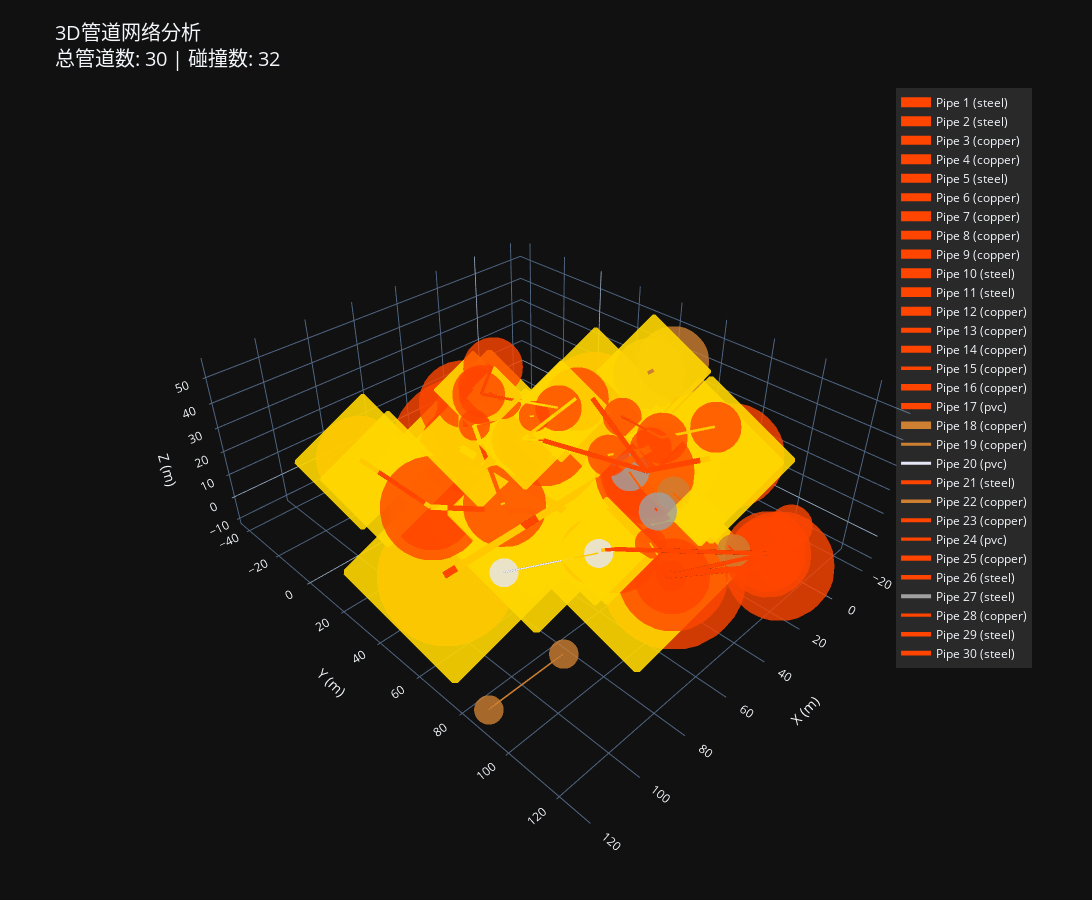

The code cell stored with this chart in its notebook:
### Code cell
# 在 visualize_network_3d_interactive 函数中更新布局设置

def visualize_network_3d_interactive(pipes, collision_info=None, width=1200, height=800):
    """使用Plotly创建交互式3D可视化"""
    # ...现有代码...
    
    # 更新布局设置
    fig.update_layout(
        # 设置图形尺寸
        width=width,  # 设置宽度（像素）
        height=height,  # 设置高度（像素）
        
        # 现有的布局设置
        title=dict(
            text=f'3D管道网络分析<br>总管道数: {len(pipes)} | 碰撞数: {len(collision_info) if collision_info else 0}',
            font=dict(size=20)
        ),
        scene=dict(
            xaxis_title='X (m)',
            yaxis_title='Y (m)',
            zaxis_title='Z (m)',
            aspectmode='data',
            camera=dict(
                up=dict(x=0, y=0, z=1),
                center=dict(x=0, y=0, z=0),
                eye=dict(x=1.5, y=1.5, z=1.5)
            ),
            # 调整场景尺寸比例
            aspectratio=dict(x=1, y=1, z=0.7)
        ),
        showlegend=True,
        legend=dict(
            yanchor="top",
            y=0.99,
            xanchor="right",
            x=0.99,
            bgcolor="rgba(255, 255, 255, 0.1)"
        ),
        template="plotly_dark",
        # 添加边距设置
        margin=dict(l=50, r=50, t=80, b=50)
    )
    
    return fig

# 使用新的参数调用可视化函数
network = PipeNetwork(space_size=100)
pipes = network.create_complex_network(n_pipes=30)
collision_info = enhance_collision_detection(pipes)

# 创建交互式3D图形，指定尺寸
fig = visualize_network_3d_interactive(pipes, collision_info, width=1500, height=900)

# 显示结果
fig.show()

### Figure 1 — Plotly figure (JSON) as saved in the notebook; plotly's stock layout.template omitted (floating-point values rounded to 4 significant figures)
{"data": [{"hovertemplate": "管道 #1<br>材料: steel<br>压力: 0.89 MPa<br>流量: 127.72 m³/h<br>半径: 4.83 m", "line": {"color": "#FF4500", "width": 14.5}, "mode": "lines", "name": "Pipe 1 (steel)", "type": "scatter3d", "x": [0, 100], "y": [50, 50], "z": [10, 10]}, {"marker": {"color": "#FF4500", "opacity": 0.8, "size": 48.33}, "mode": "markers", "showlegend": false, "type": "scatter3d", "x": [0, 100], "y": [50, 50], "z": [10, 10]}, {"marker": {"color": "#FFD700", "opacity": 0.9, "size": 57.99, "symbol": "diamond"}, "mode": "markers", "name": "Pipe 1 Bends", "showlegend": false, "type": "scatter3d", "x": [60.47, 96.31], "y": [50, 50], "z": [10, 10]}, {"hovertemplate": "管道 #2<br>材料: steel<br>压力: 0.85 MPa<br>流量: 131.61 m³/h<br>半径: 5.05 m", "line": {"color": "#FF4500", "width": 15.16}, "mode": "lines", "name": "Pipe 2 (steel)", "type": "scatter3d", "x": [50, 50], "y": [0, 100], "z": [10, 10]}, {"marker": {"color": "#FF4500", "opacity": 0.8, "size": 50.52}, "mode": "markers", "showlegend": false, "type": "scatter3d", "x": [50, 50], "y": [0, 100], "z": [10, 10]}, {"marker": {"color": "#FFD700", "opacity": 0.9, "size": 60.62, "symbol": "diamond"}, "mode": "markers", "name": "Pipe 2 Bends", "showlegend": false, "type": "scatter3d", "x": [50, 50], "y": [14.7, 85.4], "z": [10, 10]}, {"hovertemplate": "管道 #3<br>材料: copper<br>压力: 0.57 MPa<br>流量: 86.51 m³/h<br>半径: 2.99 m", "line": {"color": "#FF4500", "width": 8.966}, "mode": "lines", "name": "Pipe 3 (copper)", "type": "scatter3d", "x": [50, 21.55], "y": [0, -33.94], "z": [10, 2.95]}, {"marker": {"color": "#FF4500", "opacity": 0.8, "size": 29.89}, "mode": "markers", "showlegend": false, "type": "scatter3d", "x": [50, 21.55], "y": [0, -33.94], "z": [10, 2.95]}, {"hovertemplate": "管道 #4<br>材料: copper<br>压力: 0.76 MPa<br>流量: 57.61 m³/h<br>半径: 3.81 m", "line": {"color": "#FF4500", "width": 11.43}, "mode": "lines", "name": "Pipe 4 (copper)", "type": "scatter3d", "x": [50, 32.46], "y": [100, 126.0], "z": [10, 19.58]}, {"marker": {"color": "#FF4500", "opacity": 0.8, "size": 38.11}, "mode": "markers", "showlegend": false, "type": "scatter3d", "x": [50, 32.46], "y": [100, 126.0], "z": [10, 19.58]}, {"hovertemplate": "管道 #5<br>材料: steel<br>压力: 0.54 MPa<br>流量: 63.91 m³/h<br>半径: 2.95 m", "line": {"color": "#FF4500", "width": 8.858}, "mode": "lines", "name": "Pipe 5 (steel)", "type": "scatter3d", "x": [77.58, 83.93], "y": [15.34, -17.84], "z": [5.652, 13.61]}, {"marker": {"color": "#FF4500", "opacity": 0.8, "size": 29.53}, "mode": "markers", "showlegend": false, "type": "scatter3d", "x": [77.58, 83.93], "y": [15.34, -17.84], "z": [5.652, 13.61]}, {"marker": {"color": "#FFD700", "opacity": 0.9, "size": 35.43, "symbol": "diamond"}, "mode": "markers", "name": "Pipe 5 Bends", "showlegend": false, "type": "scatter3d", "x": [83.53, 81.28], "y": [-15.73, -3.997], "z": [13.11, 10.29]}, {"hovertemplate": "管道 #6<br>材料: copper<br>压力: 0.72 MPa<br>流量: 52.73 m³/h<br>半径: 2.63 m", "line": {"color": "#FF4500", "width": 7.897}, "mode": "lines", "name": "Pipe 6 (copper)", "type": "scatter3d", "x": [50, 41.24], "y": [100, 126.3], "z": [10, 29.68]}, {"marker": {"color": "#FF4500", "opacity": 0.8, "size": 26.32}, "mode": "markers", "showlegend": false, "type": "scatter3d", "x": [50, 41.24], "y": [100, 126.3], "z": [10, 29.68]}, {"hovertemplate": "管道 #7<br>材料: copper<br>压力: 0.54 MPa<br>流量: 98.62 m³/h<br>半径: 3.64 m", "line": {"color": "#FF4500", "width": 10.91}, "mode": "lines", "name": "Pipe 7 (copper)", "type": "scatter3d", "x": [77.58, 49.53], "y": [15.34, 38.87], "z": [5.652, 1.056]}, {"marker": {"color": "#FF4500", "opacity": 0.8, "size": 36.37}, "mode": "markers", "showlegend": false, "type": "scatter3d", "x": [77.58, 49.53], "y": [15.34, 38.87], "z": [5.652, 1.056]}, {"marker": {"color": "#FFD700", "opacity": 0.9, "size": 43.65, "symbol": "diamond"}, "mode": "markers", "name": "Pipe 7 Bends", "showlegend": false, "type": "scatter3d", "x": [50.49, 50.95], "y": [38.06, 37.68], "z": [1.214, 1.29]}, {"hovertemplate": "管道 #8<br>材料: copper<br>压力: 0.79 MPa<br>流量: 77.65 m³/h<br>半径: 2.89 m", "line": {"color": "#FF4500", "width": 8.658}, "mode": "lines", "name": "Pipe 8 (copper)", "type": "scatter3d", "x": [62.61, 43.09], "y": [36.71, -0.1513], "z": [10.19, 17.06]}, {"marker": {"color": "#FF4500", "opacity": 0.8, "size": 28.86}, "mode": "markers", "showlegend": false, "type": "scatter3d", "x": [62.61, 43.09], "y": [36.71, -0.1513], "z": [10.19, 17.06]}, {"marker": {"color": "#FFD700", "opacity": 0.9, "size": 34.63, "symbol": "diamond"}, "mode": "markers", "name": "Pipe 8 Bends", "showlegend": false, "type": "scatter3d", "x": [47.13], "y": [7.478], "z": [15.64]}, {"hovertemplate": "管道 #9<br>材料: copper<br>压力: 0.76 MPa<br>流量: 91.66 m³/h<br>半径: 3.11 m", "line": {"color": "#FF4500", "width": 9.344}, "mode": "lines", "name": "Pipe 9 (copper)", "type": "scatter3d", "x": [55.44, 62.24], "y": [91.31, 55.92], "z": [48.55, 45.62]}, {"marker": {"color": "#FF4500", "opacity": 0.8, "size": 31.15}, "mode": "markers", "showlegend": false, "type": "scatter3d", "x": [55.44, 62.24], "y": [91.31, 55.92], "z": [48.55, 45.62]}, {"hovertemplate": "管道 #10<br>材料: steel<br>压力: 0.63 MPa<br>流量: 54.09 m³/h<br>半径: 3.64 m", "line": {"color": "#FF4500", "width": 10.92}, "mode": "lines", "name": "Pipe 10 (steel)", "type": "scatter3d", "x": [55.44, 17.78], "y": [91.31, 95.45], "z": [48.55, 37.89]}, {"marker": {"color": "#FF4500", "opacity": 0.8, "size": 36.39}, "mode": "markers", "showlegend": false, "type": "scatter3d", "x": [55.44, 17.78], "y": [91.31, 95.45], "z": [48.55, 37.89]}, {"marker": {"color": "#FFD700", "opacity": 0.9, "size": 43.67, "symbol": "diamond"}, "mode": "markers", "name": "Pipe 10 Bends", "showlegend": false, "type": "scatter3d", "x": [27.5, 32.61], "y": [94.38, 93.82], "z": [40.64, 42.09]}, {"hovertemplate": "管道 #11<br>材料: steel<br>压力: 0.74 MPa<br>流量: 71.83 m³/h<br>半径: 3.27 m", "line": {"color": "#FF4500", "width": 9.81}, "mode": "lines", "name": "Pipe 11 (steel)", "type": "scatter3d", "x": [55.44, 44.87], "y": [91.31, 60.12], "z": [48.55, 55.37]}, {"marker": {"color": "#FF4500", "opacity": 0.8, "size": 32.7}, "mode": "markers", "showlegend": false, "type": "scatter3d", "x": [55.44, 44.87], "y": [91.31, 60.12], "z": [48.55, 55.37]}, {"marker": {"color": "#FFD700", "opacity": 0.9, "size": 39.24, "symbol": "diamond"}, "mode": "markers", "name": "Pipe 11 Bends", "showlegend": false, "type": "scatter3d", "x": [45.39], "y": [61.64], "z": [55.04]}, {"hovertemplate": "管道 #12<br>材料: copper<br>压力: 0.52 MPa<br>流量: 92.20 m³/h<br>半径: 3.01 m", "line": {"color": "#FF4500", "width": 9.019}, "mode": "lines", "name": "Pipe 12 (copper)", "type": "scatter3d", "x": [41.24, 73.02], "y": [126.3, 95.9], "z": [29.68, 32.14]}, {"marker": {"color": "#FF4500", "opacity": 0.8, "size": 30.06}, "mode": "markers", "showlegend": false, "type": "scatter3d", "x": [41.24, 73.02], "y": [126.3, 95.9], "z": [29.68, 32.14]}, {"hovertemplate": "管道 #13<br>材料: copper<br>压力: 0.36 MPa<br>流量: 37.70 m³/h<br>半径: 1.70 m", "line": {"color": "#FF4500", "width": 5.087}, "mode": "lines", "name": "Pipe 13 (copper)", "type": "scatter3d", "x": [21.55, 6.878], "y": [-33.94, -40.79], "z": [2.95, 2.504]}, {"marker": {"color": "#FF4500", "opacity": 0.8, "size": 16.96}, "mode": "markers", "showlegend": false, "type": "scatter3d", "x": [21.55, 6.878], "y": [-33.94, -40.79], "z": [2.95, 2.504]}, {"marker": {"color": "#FFD700", "opacity": 0.9, "size": 20.35, "symbol": "diamond"}, "mode": "markers", "name": "Pipe 13 Bends", "showlegend": false, "type": "scatter3d", "x": [10.44], "y": [-39.13], "z": [2.612]}, {"hovertemplate": "管道 #14<br>材料: copper<br>压力: 0.23 MPa<br>流量: 14.53 m³/h<br>半径: 2.34 m", "line": {"color": "#FF4500", "width": 7.014}, "mode": "lines", "name": "Pipe 14 (copper)", "type": "scatter3d", "x": [73.02, 62.22], "y": [95.9, 78.16], "z": [32.14, 14.27]}, {"marker": {"color": "#FF4500", "opacity": 0.8, "size": 23.38}, "mode": "markers", "showlegend": false, "type": "scatter3d", "x": [73.02, 62.22], "y": [95.9, 78.16], "z": [32.14, 14.27]}, {"marker": {"color": "#FFD700", "opacity": 0.9, "size": 28.06, "symbol": "diamond"}, "mode": "markers", "name": "Pipe 14 Bends", "showlegend": false, "type": "scatter3d", "x": [68.75, 62.68], "y": [88.88, 78.91], "z": [25.07, 15.03]}, {"hovertemplate": "管道 #15<br>材料: copper<br>压力: 0.46 MPa<br>流量: 45.81 m³/h<br>半径: 1.13 m", "line": {"color": "#FF4500", "width": 3.376}, "mode": "lines", "name": "Pipe 15 (copper)", "type": "scatter3d", "x": [62.24, 61.64], "y": [55.92, 46.09], "z": [45.62, 41.08]}, {"marker": {"color": "#FF4500", "opacity": 0.8, "size": 11.25}, "mode": "markers", "showlegend": false, "type": "scatter3d", "x": [62.24, 61.64], "y": [55.92, 46.09], "z": [45.62, 41.08]}, {"marker": {"color": "#FFD700", "opacity": 0.9, "size": 13.5, "symbol": "diamond"}, "mode": "markers", "name": "Pipe 15 Bends", "showlegend": false, "type": "scatter3d", "x": [62.14, 62.18], "y": [54.26, 54.95], "z": [44.86, 45.18]}, {"hovertemplate": "管道 #16<br>材料: copper<br>压力: 0.31 MPa<br>流量: 18.47 m³/h<br>半径: 2.21 m", "line": {"color": "#FF4500", "width": 6.617}, "mode": "lines", "name": "Pipe 16 (copper)", "type": "scatter3d", "x": [61.64, 39.72], "y": [46.09, 48.5], "z": [41.08, 47.99]}, {"marker": {"color": "#FF4500", "opacity": 0.8, "size": 22.06}, "mode": "markers", "showlegend": false, "type": "scatter3d", "x": [61.64, 39.72], "y": [46.09, 48.5], "z": [41.08, 47.99]}, {"marker": {"color": "#FFD700", "opacity": 0.9, "size": 26.47, "symbol": "diamond"}, "mode": "markers", "name": "Pipe 16 Bends", "showlegend": false, "type": "scatter3d", "x": [60.95, 46.24], "y": [46.17, 47.78], "z": [41.3, 45.94]}, {"hovertemplate": "管道 #17<br>材料: pvc<br>压力: 0.34 MPa<br>流量: 42.75 m³/h<br>半径: 2.07 m", "line": {"color": "#FF4500", "width": 6.211}, "mode": "lines", "name": "Pipe 17 (pvc)", "type": "scatter3d", "x": [55.89, 41.58], "y": [19.97, 9.69], "z": [44.37, 45.3]}, {"marker": {"color": "#FF4500", "opacity": 0.8, "size": 20.7}, "mode": "markers", "showlegend": false, "type": "scatter3d", "x": [55.89, 41.58], "y": [19.97, 9.69], "z": [44.37, 45.3]}, {"hovertemplate": "管道 #18<br>材料: copper<br>压力: 0.30 MPa<br>流量: 25.94 m³/h<br>半径: 2.48 m", "line": {"color": "#CD7F32", "width": 7.448}, "mode": "lines", "name": "Pipe 18 (copper)", "type": "scatter3d", "x": [2.745, -21.2], "y": [48.63, 41.01], "z": [42.69, 35.14]}, {"marker": {"color": "#CD7F32", "opacity": 0.8, "size": 24.83}, "mode": "markers", "showlegend": false, "type": "scatter3d", "x": [2.745, -21.2], "y": [48.63, 41.01], "z": [42.69, 35.14]}, {"marker": {"color": "#FFD700", "opacity": 0.9, "size": 29.79, "symbol": "diamond"}, "mode": "markers", "name": "Pipe 18 Bends", "showlegend": false, "type": "scatter3d", "x": [-2.008], "y": [47.12], "z": [41.19]}, {"hovertemplate": "管道 #19<br>材料: copper<br>压力: 0.37 MPa<br>流量: 18.34 m³/h<br>半径: 1.02 m", "line": {"color": "#CD7F32", "width": 3.059}, "mode": "lines", "name": "Pipe 19 (copper)", "type": "scatter3d", "x": [91.87, 116.8], "y": [94.03, 88.24], "z": [2.011, -6.597]}, {"marker": {"color": "#CD7F32", "opacity": 0.8, "size": 10.2}, "mode": "markers", "showlegend": false, "type": "scatter3d", "x": [91.87, 116.8], "y": [94.03, 88.24], "z": [2.011, -6.597]}, {"hovertemplate": "管道 #20<br>材料: pvc<br>压力: 0.45 MPa<br>流量: 37.04 m³/h<br>半径: 1.00 m", "line": {"color": "#E6E6FA", "width": 3.014}, "mode": "lines", "name": "Pipe 20 (pvc)", "type": "scatter3d", "x": [67.6, 90.96], "y": [84.96, 67.74], "z": [20.72, 16.79]}, {"marker": {"color": "#E6E6FA", "opacity": 0.8, "size": 10.05}, "mode": "markers", "showlegend": false, "type": "scatter3d", "x": [67.6, 90.96], "y": [84.96, 67.74], "z": [20.72, 16.79]}, {"hovertemplate": "管道 #21<br>材料: steel<br>压力: 0.39 MPa<br>流量: 22.96 m³/h<br>半径: 1.34 m", "line": {"color": "#FF4500", "width": 4.017}, "mode": "lines", "name": "Pipe 21 (steel)", "type": "scatter3d", "x": [35.61, 41.77], "y": [81.08, 69.87], "z": [45.97, 51.45]}, {"marker": {"color": "#FF4500", "opacity": 0.8, "size": 13.39}, "mode": "markers", "showlegend": false, "type": "scatter3d", "x": [35.61, 41.77], "y": [81.08, 69.87], "z": [45.97, 51.45]}, {"marker": {"color": "#FFD700", "opacity": 0.9, "size": 16.07, "symbol": "diamond"}, "mode": "markers", "name": "Pipe 21 Bends", "showlegend": false, "type": "scatter3d", "x": [36.36], "y": [79.71], "z": [46.64]}, {"hovertemplate": "管道 #22<br>材料: copper<br>压力: 0.25 MPa<br>流量: 48.04 m³/h<br>半径: 1.16 m", "line": {"color": "#CD7F32", "width": 3.481}, "mode": "lines", "name": "Pipe 22 (copper)", "type": "scatter3d", "x": [6.478, 5.108], "y": [66.98, 94.21], "z": [1.473, -10.41]}, {"marker": {"color": "#CD7F32", "opacity": 0.8, "size": 11.6}, "mode": "markers", "showlegend": false, "type": "scatter3d", "x": [6.478, 5.108], "y": [66.98, 94.21], "z": [1.473, -10.41]}, {"marker": {"color": "#FFD700", "opacity": 0.9, "size": 13.92, "symbol": "diamond"}, "mode": "markers", "name": "Pipe 22 Bends", "showlegend": false, "type": "scatter3d", "x": [5.873, 5.994], "y": [79.01, 76.6], "z": [-3.78, -2.726]}, {"hovertemplate": "管道 #23<br>材料: copper<br>压力: 0.26 MPa<br>流量: 36.22 m³/h<br>半径: 1.28 m", "line": {"color": "#FF4500", "width": 3.852}, "mode": "lines", "name": "Pipe 23 (copper)", "type": "scatter3d", "x": [6.878, 4.854], "y": [-40.79, -26.47], "z": [2.504, 0.1468]}, {"marker": {"color": "#FF4500", "opacity": 0.8, "size": 12.84}, "mode": "markers", "showlegend": false, "type": "scatter3d", "x": [6.878, 4.854], "y": [-40.79, -26.47], "z": [2.504, 0.1468]}, {"marker": {"color": "#FFD700", "opacity": 0.9, "size": 15.41, "symbol": "diamond"}, "mode": "markers", "name": "Pipe 23 Bends", "showlegend": false, "type": "scatter3d", "x": [5.494], "y": [-31.0], "z": [0.8914]}, {"hovertemplate": "管道 #24<br>材料: pvc<br>压力: 0.43 MPa<br>流量: 24.39 m³/h<br>半径: 1.08 m", "line": {"color": "#FF4500", "width": 3.242}, "mode": "lines", "name": "Pipe 24 (pvc)", "type": "scatter3d", "x": [50, 43.34], "y": [100, 85.92], "z": [10, 10.88]}, {"marker": {"color": "#FF4500", "opacity": 0.8, "size": 10.81}, "mode": "markers", "showlegend": false, "type": "scatter3d", "x": [50, 43.34], "y": [100, 85.92], "z": [10, 10.88]}, {"hovertemplate": "管道 #25<br>材料: copper<br>压力: 0.47 MPa<br>流量: 12.92 m³/h<br>半径: 1.78 m", "line": {"color": "#FF4500", "width": 5.334}, "mode": "lines", "name": "Pipe 25 (copper)", "type": "scatter3d", "x": [35.61, 22.7], "y": [81.08, 91.69], "z": [45.97, 48.96]}, {"marker": {"color": "#FF4500", "opacity": 0.8, "size": 17.78}, "mode": "markers", "showlegend": false, "type": "scatter3d", "x": [35.61, 22.7], "y": [81.08, 91.69], "z": [45.97, 48.96]}, {"hovertemplate": "管道 #26<br>材料: steel<br>压力: 0.49 MPa<br>流量: 44.74 m³/h<br>半径: 1.50 m", "line": {"color": "#FF4500", "width": 4.487}, "mode": "lines", "name": "Pipe 26 (steel)", "type": "scatter3d", "x": [32.46, 14.78], "y": [126.0, 118.8], "z": [19.58, 20.57]}, {"marker": {"color": "#FF4500", "opacity": 0.8, "size": 14.96}, "mode": "markers", "showlegend": false, "type": "scatter3d", "x": [32.46, 14.78], "y": [126.0, 118.8], "z": [19.58, 20.57]}, {"hovertemplate": "管道 #27<br>材料: steel<br>压力: 0.42 MPa<br>流量: 44.37 m³/h<br>半径: 1.33 m", "line": {"color": "#A0A0A0", "width": 3.985}, "mode": "lines", "name": "Pipe 27 (steel)", "type": "scatter3d", "x": [17.89, 9.196], "y": [68.97, 48.15], "z": [0.5606, 2.794]}, {"marker": {"color": "#A0A0A0", "opacity": 0.8, "size": 13.28}, "mode": "markers", "showlegend": false, "type": "scatter3d", "x": [17.89, 9.196], "y": [68.97, 48.15], "z": [0.5606, 2.794]}, {"hovertemplate": "管道 #28<br>材料: copper<br>压力: 0.38 MPa<br>流量: 25.25 m³/h<br>半径: 1.08 m", "line": {"color": "#FF4500", "width": 3.234}, "mode": "lines", "name": "Pipe 28 (copper)", "type": "scatter3d", "x": [43.09, 27.85], "y": [-0.1513, 16.38], "z": [17.06, 21.63]}, {"marker": {"color": "#FF4500", "opacity": 0.8, "size": 10.78}, "mode": "markers", "showlegend": false, "type": "scatter3d", "x": [43.09, 27.85], "y": [-0.1513, 16.38], "z": [17.06, 21.63]}, {"hovertemplate": "管道 #29<br>材料: steel<br>压力: 0.28 MPa<br>流量: 43.34 m³/h<br>半径: 1.45 m", "line": {"color": "#FF4500", "width": 4.356}, "mode": "lines", "name": "Pipe 29 (steel)", "type": "scatter3d", "x": [0, 15.62], "y": [50, 42.76], "z": [10, 10.9]}, {"marker": {"color": "#FF4500", "opacity": 0.8, "size": 14.52}, "mode": "markers", "showlegend": false, "type": "scatter3d", "x": [0, 15.62], "y": [50, 42.76], "z": [10, 10.9]}, {"hovertemplate": "管道 #30<br>材料: steel<br>压力: 0.48 MPa<br>流量: 48.83 m³/h<br>半径: 1.60 m", "line": {"color": "#FF4500", "width": 4.81}, "mode": "lines", "name": "Pipe 30 (steel)", "type": "scatter3d", "x": [55.89, 39.74], "y": [19.97, 40.28], "z": [44.37, 40.83]}, {"marker": {"color": "#FF4500", "opacity": 0.8, "size": 16.03}, "mode": "markers", "showlegend": false, "type": "scatter3d", "x": [55.89, 39.74], "y": [19.97, 40.28], "z": [44.37, 40.83]}], "layout": {"height": 900, "legend": {"bgcolor": "rgba(255, 255, 255, 0.1)", "x": 0.99, "xanchor": "right", "y": 0.99, "yanchor": "top"}, "margin": {"b": 50, "l": 50, "r": 50, "t": 80}, "scene": {"annotations": [{"opacity": 0.7, "showarrow": false, "text": "", "x": 0, "xanchor": "left", "xshift": 10, "y": 0, "z": 0}], "aspectmode": "data", "aspectratio": {"x": 1, "y": 1, "z": 0.7}, "camera": {"center": {"x": 0, "y": 0, "z": 0}, "eye": {"x": 1.5, "y": 1.5, "z": 1.5}, "up": {"x": 0, "y": 0, "z": 1}}, "xaxis": {"title": {"text": "X (m)"}}, "yaxis": {"title": {"text": "Y (m)"}}, "zaxis": {"title": {"text": "Z (m)"}}}, "showlegend": true, "title": {"font": {"size": 20}, "text": "3D管道网络分析<br>总管道数: 30 | 碰撞数: 32"}, "width": 1500}}
